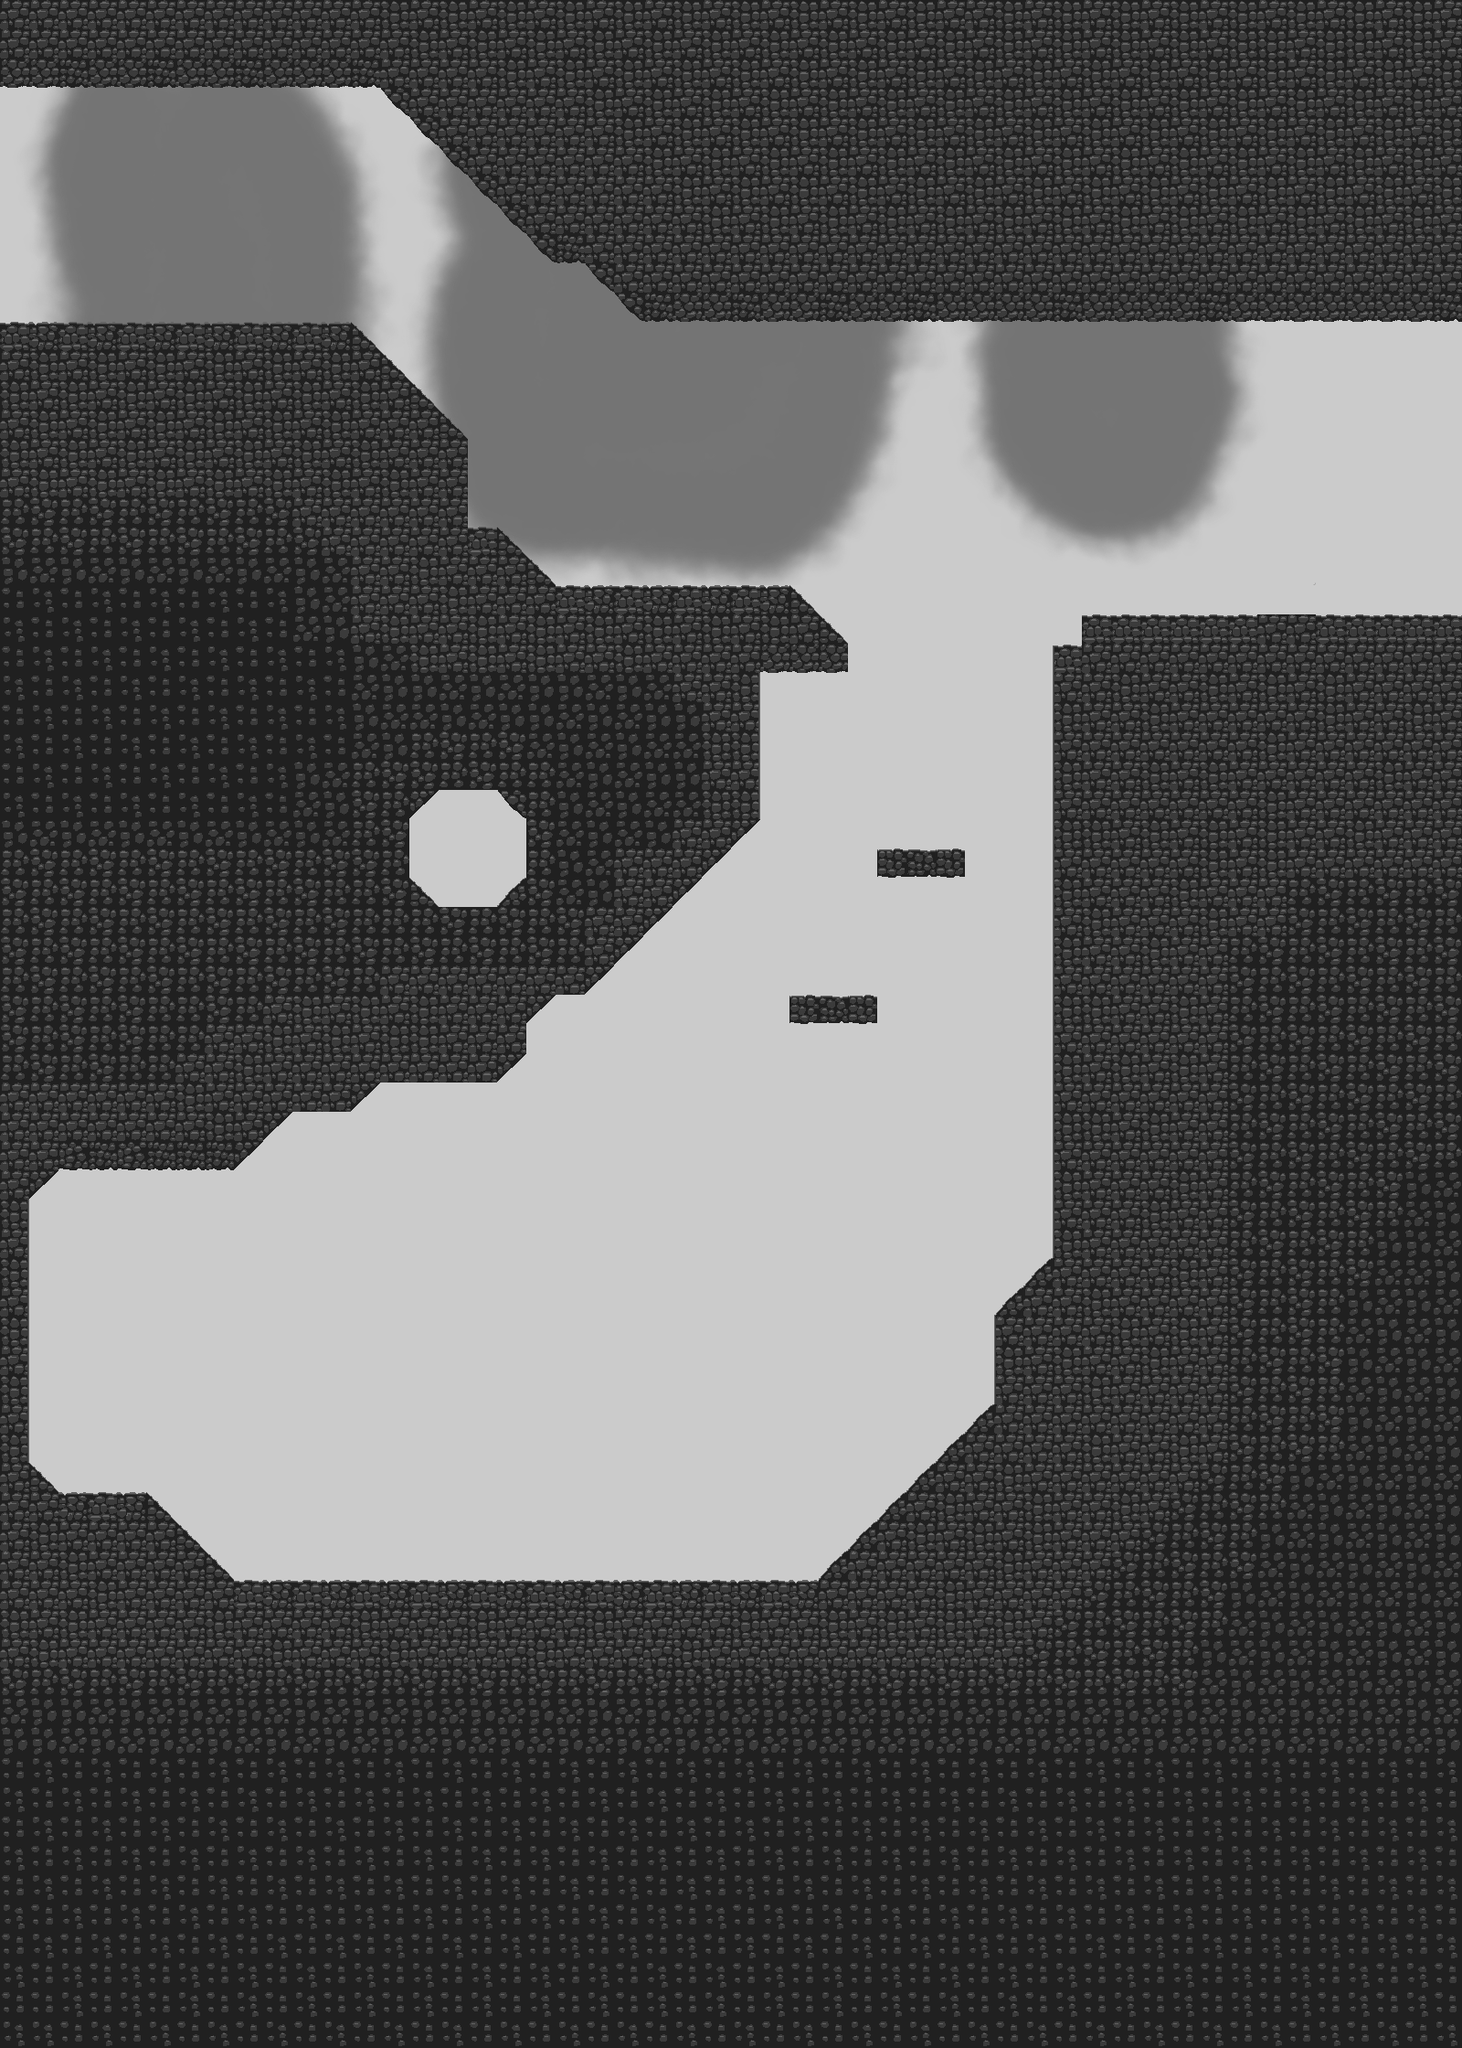

Rendered tile map (Tiled .tmx) drawn with the repository's tilesets; below, a short description and the map source with its tile grids summarised:
An orthogonal 50x70 tile map with 32x32 px tiles, 1 tile layer (ground), 1 image layer and 27 objects (campsite, player, game.PositionLevelEntity, me.LevelEntity).

<map version="1.0" orientation="orthogonal" renderorder="right-down" width="50" height="70" tilewidth="32" tileheight="32" backgroundcolor="#cbcbcb">
 <tileset firstgid="1" name="tiles" tilewidth="32" tileheight="32">
  <image source="../img/tiles.png" width="160" height="416" />
 </tileset>
 <imagelayer name="background" x="-1" y="-1">
  <image source="../img/leveltwobg.png" />
  <properties>
   <property name="ratio" value="0.3" />
   <property name="repeat" value="repeat-x" />
  </properties>
 </imagelayer>
 <layer name="ground" width="50" height="70">
  <data>[3500 cells, 2334 non-empty, 24 distinct tile ids]</data>
 </layer>
 <objectgroup name="entitieslower">
  <object name="campsite" x="258" y="1698" width="256" height="32" />
 </objectgroup>
 <objectgroup name="entities">
  <object name="player" x="39" y="319" width="32" height="32" />
  <object name="game.PositionLevelEntity" x="0" y="97" width="32" height="256">
   <properties>
    <property name="duration" value="150" />
    <property name="fade" value="#000000" />
    <property name="flip" value="true" />
    <property name="to" value="leveltwob" />
    <property name="to_x" value="1536" />
    <property name="to_y" value="320" />
   </properties>
  </object>
  <object x="31.5025" y="1601.44">
   <polygon points="0,0 0.370617,33.7262 37.4324,32.2437" />
  </object>
  <object name="me.LevelEntity" x="1567.63" y="369.698" width="28.6588" height="299.962">
   <properties>
    <property name="duration" value="150" />
    <property name="fade" value="#000000" />
    <property name="to" value="leveltwod" />
   </properties>
  </object>
 </objectgroup>
 <objectgroup name="collision" visible="0">
  <object x="0" y="64" width="416" height="32" />
  <object x="415" y="67">
   <polygon points="0,0 186,178 245,180 314,283 284,284 223,221 189,219 0,26" />
  </object>
  <object x="701" y="316" width="900" height="34" />
  <object x="-2" y="352" width="388" height="34" />
  <object x="608.626" y="640.641">
   <polygon points="0,0 257.635,-0.723694 322.044,62.9614 321.32,92.6328 -1.44739,86.1196" />
  </object>
  <object x="961.789" y="929.946" width="94.0802" height="28.2241" />
  <object x="864.814" y="1089.88" width="94.0802" height="28.2241" />
  <object x="4.34216" y="1293.96" width="27.5004" height="340.86" />
  <object x="34.0136" y="1600.81">
   <polygon points="-27.5554,34.2214 29.2662,32.7112 129.541,31.8425 225.069,130.265 224.345,162.107 1.44739,159.213" />
  </object>
  <object x="254.514" y="1730.86" width="654.323" height="33.1121" />
  <object x="1183.82" y="673.097" width="428.839" height="31.9201" />
  <object x="384.79" y="353.027">
   <polygon points="0,0 126.887,127.961 127.462,284.758 -5.44514,286.777" />
  </object>
  <object x="511.843" y="576.277">
   <polygon points="-4.07709,0 33.5784,-0.907523 100.275,69.2526 101.258,152.093 -2.72257,146.111" />
  </object>
  <object x="608.041" y="1089.94">
   <polygon points="0,0 -0.907523,-362.102 225.973,-358.472 222.343,-193.302 33.5784,-0.907523" />
  </object>
  <object x="577.185" y="1120.79">
   <polygon points="0,0 29.9483,-31.7633 30.8558,-78.9545 -2.72257,-78.9545" />
  </object>
  <object x="417.461" y="1185.23">
   <polygon points="0,0 1.81505,-86.2147 159.724,-87.1222 158.817,-32.6708 127.961,-1.81505" />
  </object>
  <object x="319.448" y="1216.08">
   <polygon points="0,0 0.907523,-116.163 99.8276,-117.071 97.105,-31.7633 65.3417,0.907523" />
  </object>
  <object x="63.5266" y="1280.52">
   <polygon points="0,0 -1.81505,-120.701 256.829,-117.071 255.922,-62.6191 195.118,-0.907523" />
  </object>
  <object x="32.6708" y="1314.09">
   <polygon points="0,0 0,-101.643 30.8558,-101.643 32.6708,-33.5784" />
  </object>
  <object x="1153.46" y="706.961" width="128.868" height="668.845" />
  <object x="1090.84" y="1595.43">
   <polygon points="0,0 -1.81505,-156.094 61.7116,-220.528 183.32,-218.713 182.412,5.44514" />
  </object>
  <object x="896.633" y="1767.86">
   <polygon points="-4.68408,0.167288 -4.3495,-35.4142 199.853,-240.634 196.025,0" />
  </object>
 </objectgroup>
</map>
